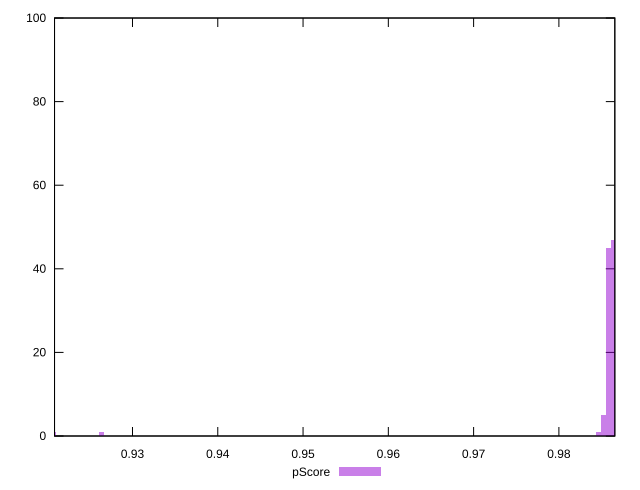

Source code (gnuplot):
reset

$pScore <<EOF
0.9207028442525534 1
0.9264108594060101 1
0.985774217001959 45
0.9863450185173047 47
0.9852034154866134 5
0.9846326139712677 1
EOF

set key outside below
set boxwidth 0.0005708015153456624
set xrange [0.9208581316652036:0.9865585862703763]
set yrange [0:100]
set trange [0:100]
set style fill transparent solid 0.5 noborder
set terminal svg size 640, 490 enhanced background rgb 'white'
set output "report_00019_2021-02-10T18-14-37.922Z//first-meaningful-paint/samples/pages+cached+noadtech+nomedia+nocss/pScore/histogram.svg"

plot $pScore title "pScore" with boxes

reset
